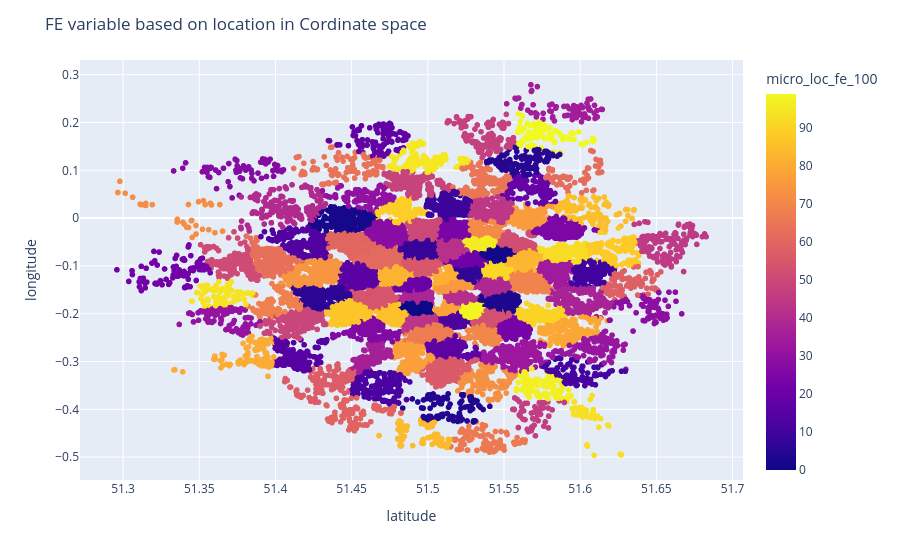

Notebook code for this chart:
### Code cell
fig = px.scatter(df, x = "latitude", y = "longitude", color="micro_loc_fe_100")
fig.update_layout(
    title = "FE variable based on location in Cordinate space"
)
fig.show()

### Figure 1 — Plotly figure (JSON) as saved in the notebook; plotly's stock layout.template omitted (floating-point values rounded to 4 significant figures; data arrays with more than 128 entries replaced by an {"elided": "..."} marker saying what was removed)
{"data": [{"hovertemplate": "latitude=%{x}<br>longitude=%{y}<br>micro_loc_fe_100=%{marker.color}<extra></extra>", "legendgroup": "", "marker": {"color": {"elided": "42898 int values"}, "coloraxis": "coloraxis", "symbol": "circle"}, "mode": "markers", "name": "", "showlegend": false, "type": "scattergl", "x": {"elided": "42898 float values"}, "xaxis": "x", "y": {"elided": "42898 float values"}, "yaxis": "y"}], "layout": {"coloraxis": {"colorbar": {"title": {"text": "micro_loc_fe_100"}}, "colorscale": [[0, "#0d0887"], [0.1111, "#46039f"], [0.2222, "#7201a8"], [0.3333, "#9c179e"], [0.4444, "#bd3786"], [0.5556, "#d8576b"], [0.6667, "#ed7953"], [0.7778, "#fb9f3a"], [0.8889, "#fdca26"], [1, "#f0f921"]]}, "legend": {"tracegroupgap": 0}, "margin": {"t": 60}, "title": {"text": "FE variable based on location in Cordinate space"}, "xaxis": {"anchor": "y", "domain": [0, 1], "title": {"text": "latitude"}}, "yaxis": {"anchor": "x", "domain": [0, 1], "title": {"text": "longitude"}}}}
